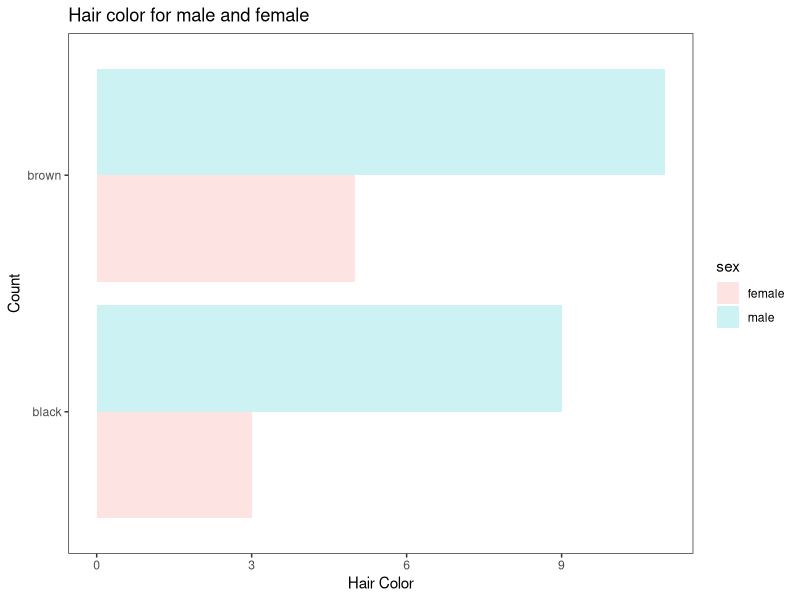
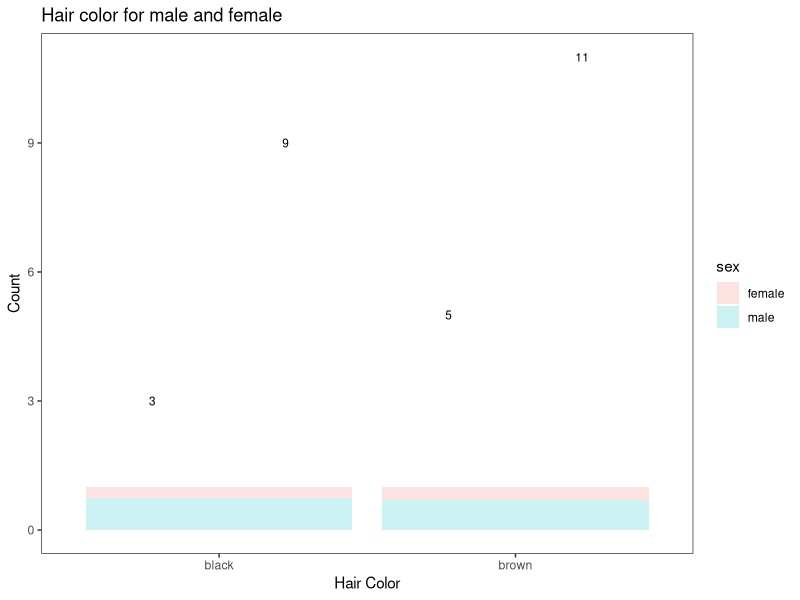
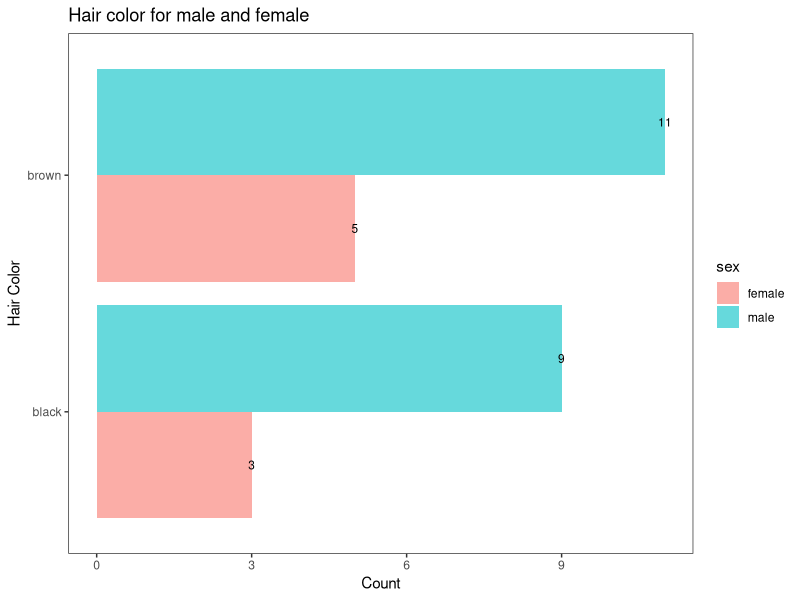
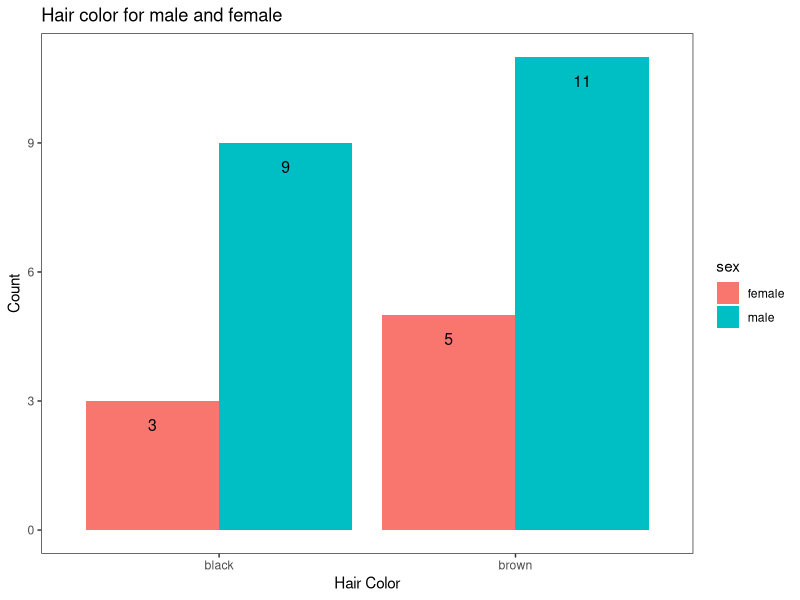

These figures' R source, in order:
#aesthetic bar chart 


library(tidyverse)

starwars %>% 
  filter(hair_color=="brown" | hair_color=="black") %>% 
  drop_na(sex) %>% 
  ggplot(aes(hair_color,fill=sex))+
  geom_bar(position = "dodge",alpha=0.2)+
  theme_bw()+
  theme(panel.grid.major = element_blank(), #removes grid from background
        panel.grid.minor = element_blank())+
  labs(title="Hair color for male and female ",x="Count", y="Hair Color")+
  coord_flip()

library(ggplot2)
library(dplyr)
library(tidyr)

starwars %>% 
  filter(hair_color %in% c("brown", "black")) %>% 
  drop_na(sex) %>% 
  ggplot(aes(hair_color, fill = sex)) +
  geom_bar(position = "fill", alpha = 0.2) +
  geom_text(stat = "count", 
            aes(label = ..count..), 
            position = position_dodge(width = 0.9), 
            vjust = 0.5, size = 3) +
  theme_bw() +
  theme(panel.grid.major = element_blank(), 
        panel.grid.minor = element_blank()) +
  labs(title = "Hair color for male and female", 
       x = "Hair Color", y = "Count") 
  #coord_flip()



library(ggplot2)
library(dplyr)
library(tidyr)

starwars %>% 
  filter(hair_color %in% c("brown", "black")) %>% 
  drop_na(sex) %>% 
  ggplot(aes(hair_color, fill = sex)) +
  geom_bar(position = "dodge", alpha = 0.6) +
  geom_text(stat = "count", 
            aes(label = ..count..), 
            position = position_dodge(width = 0.9), 
            vjust = 0.5, color = "black", size = 3) +
  theme_bw() +
  theme(panel.grid.major = element_blank(), 
        panel.grid.minor = element_blank()) +
  labs(title = "Hair color for male and female", 
       x = "Hair Color", y = "Count") +
  coord_flip()


library(ggplot2)
library(dplyr)
library(tidyr)

starwars %>% 
  filter(hair_color %in% c("brown", "black")) %>% 
  drop_na(sex) %>% 
  ggplot(aes(hair_color, fill = sex)) +
  geom_bar(position = "dodge") +
  geom_text(stat = "count",
            aes(label = ..count..),
            position = position_dodge(width = 0.9),
            vjust = 2.5,       # vertical center
            hjust = .5,       # horizontal center (for coord_flip)
            color = "black",   # better contrast inside bars
            size = 4) +
  theme_bw() +
  theme(panel.grid.major = element_blank(),
        panel.grid.minor = element_blank()) +
  labs(title = "Hair color for male and female",
       x = "Hair Color", y = "Count") 
